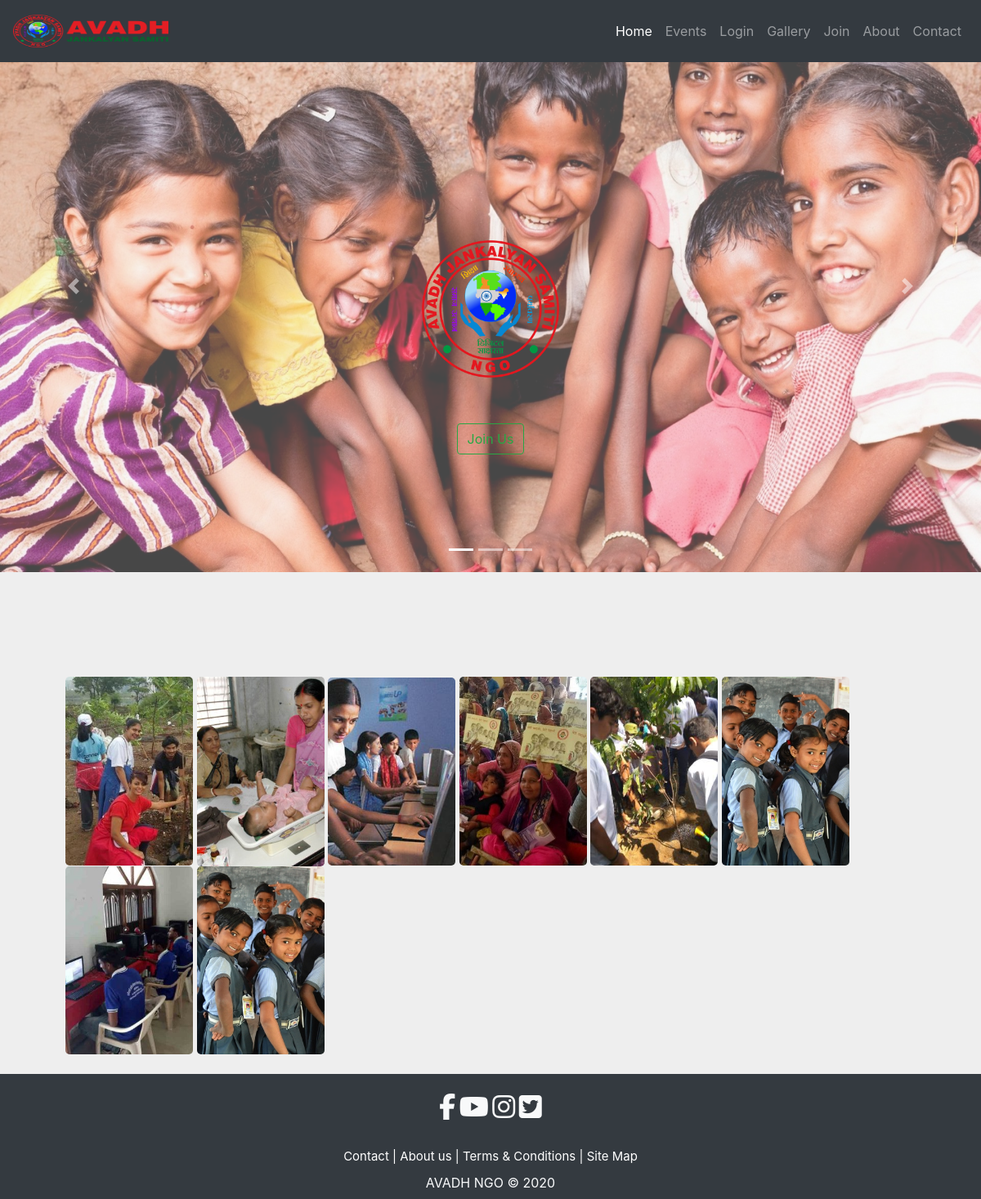
Before: /gallery.php with the older database file.
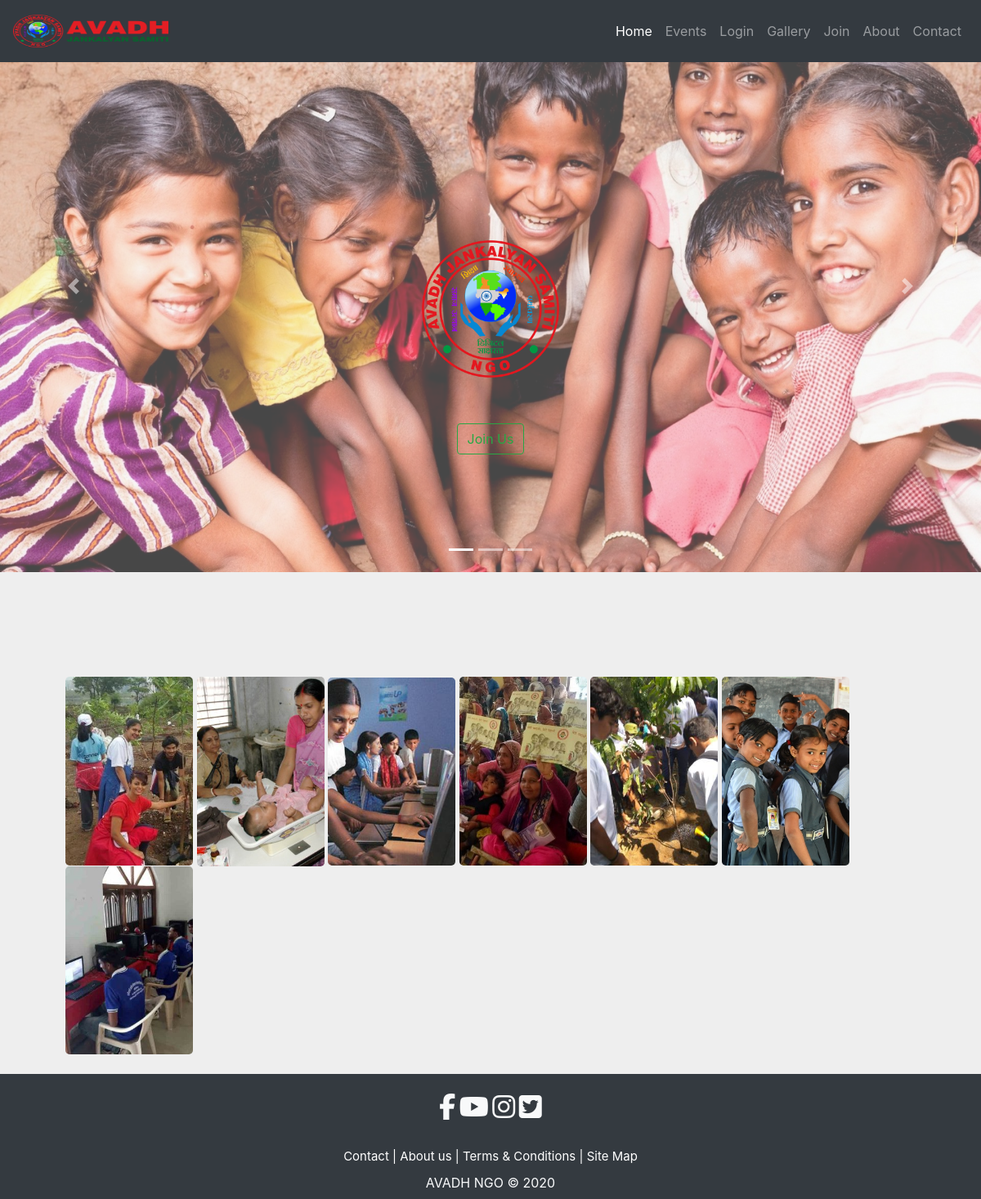
After: the same page with the newer database file.
### tables this page shows
CREATE TABLE `images` (
  `id` int(11) NOT NULL,
  `file_name` varchar(255) NOT NULL,
  `uploaded_on` datetime NOT NULL,
  `status` enum('1','0') NOT NULL DEFAULT '1'
);

### gallery.php (the view, shortened to what this page needs)
<?php include("php/links.php");?>
<?php include("php/navbar.php");?>
<link rel="stylesheet" href="css/style.css">
<link rel="stylesheet" href="https://cdnjs.cloudflare.com/ajax/libs/fancybox/3.5.7/jquery.fancybox.css" type="text/css" media="screen" />
<?php include('php/slider.php');?>
<div class="gallery" style="margin-top:8rem;margin-left:80px; margin-right:80px;">
    <?php
    $link = mysqli_connect('localhost','root','','ngo') or die("Error ".mysqli_error($link));
    $query =$link->query("SELECT * FROM images WHERE status = 1 ORDER BY uploaded_on DESC");
    if($query->num_rows > 0){
        while($row = $query->fetch_assoc()){
            $imageThumbURL = 'php/uploads/'.$row["file_name"];
            $imageURL = 'php/uploads/'.$row["file_name"];
    ?>
		<a href="<?php echo $imageURL; ?>" data-fancybox="gallery" data-caption="<?php echo $row["file_name"]; ?>"  class="py-4">
			<img src="<?php echo $imageThumbURL; ?>" alt="" />
		</a>
    <?php }
    } ?>
</div>
<?php include("php/footer.php");?>

Changed rows visible on the page:
removed images: file_name (picture)
